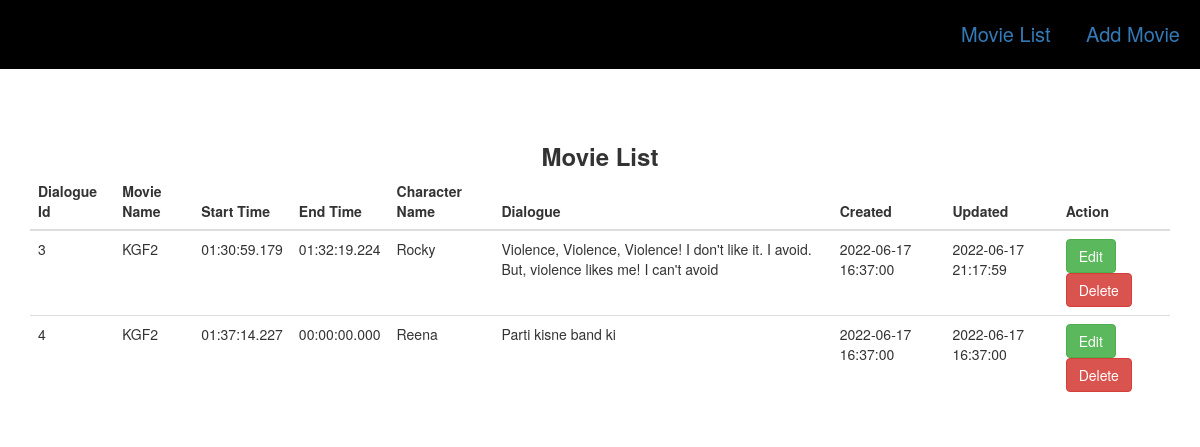
The page /dialogue.php?movieid=6 on the database its author committed.
### tables this page shows
CREATE TABLE `dialogue` (
  `id` int(11) NOT NULL,
  `movieid` int(11) NOT NULL,
  `starttime` time(3) NOT NULL,
  `endtime` time(3) NOT NULL,
  `char_name` varchar(200) NOT NULL,
  `dialogue` text NOT NULL,
  `created` datetime NOT NULL DEFAULT CURRENT_TIMESTAMP,
  `updated` datetime NOT NULL DEFAULT CURRENT_TIMESTAMP ON UPDATE CURRENT_TIMESTAMP
);

CREATE TABLE `movie` (
  `id` int(11) NOT NULL,
  `moviename` varchar(255) NOT NULL,
  `movieduration` time(3) NOT NULL,
  `created` datetime NOT NULL DEFAULT CURRENT_TIMESTAMP,
  `updated` datetime NOT NULL DEFAULT CURRENT_TIMESTAMP ON UPDATE CURRENT_TIMESTAMP
);

### dialogue.php (the view, shortened to what this page needs)
<?php
include 'config.php';
include 'header.php';
if (isset($_GET['movieid'])) {
    $movieid=$_GET['movieid'];
}else{
    header('location: moviedetails.php');
}
?>
<div class="container" style="margin-top: 70px;">
    <div class="row">
        <div class="col-md-12 col-lg-12 pl-0 ">
            <div class="card-body p-6 about-con pabout">
                <div class="card-title text-center mb-4" style="font-size: 24px;">
                    <b>Movie List</b>
                </div>
                <table class="table">
                    <thead>
                        <th>Dialogue Id</th>
                        <th>Movie Name</th>
                        <th>Start Time</th>
                        <th>End Time</th>
                        <th>Character Name</th>
                        <th>Dialogue</th>
                        <th>Created</th>
                        <th>Updated</th>
                        <th>Action</th>
                    </thead>
                    <tbody>
                        <?php
                        $movie=mysqli_query($con,"Select d.*,m.moviename from dialogue as d left join movie as m on d.movieid=m.id where d.movieid='$movieid'");
                        if (mysqli_num_rows($movie)>0) {
                           while ($row=mysqli_fetch_assoc($movie)) {
                        ?>
                        <tr id="rowid<?php echo $row['id'];  ?>">
                            <td><?php echo $row['id'];  ?></td>
                            <td><?php echo $row['moviename'];  ?></td>
                            <td><?php echo $row['starttime'];  ?></td>
                            <td><?php echo $row['endtime'];  ?></td>
                            <td><?php echo $row['char_name'];  ?></td>
                            <td><?php echo $row['dialogue'];  ?></td>
                            <td><?php echo $row['created'];  ?></td>
                            <td><?php echo $row['updated'];  ?></td>
                            <td>
                                <a href="dialogueedit.php?dialogueid=<?php echo $row['id'];  ?>">
                                    <button class="btn btn-success">Edit</button>
                                </a>
                                <button onclick="deltedialogue(<?php echo $row['id'];  ?>)" class="btn btn-danger">Delete</button>
                            </td>
                        </tr>
                        <?php } } ?>
                    </tbody>
                </table>
            </div>
        </div>
    </div>
</div>
<?php include 'footer.php'; ?>

### rows shown on the page
dialogue: id "3", movieid.moviename "KGF2", starttime "01:30:59.179", endtime "01:32:19.224", char_name "Rocky", dialogue "Violence, Violence, Violence! I don't like it. I avoid. But, violence likes me! I can't avoid", created "2022-06-17 16:37:00", updated "2022-06-17 21:17:59"
dialogue: id "4", movieid.moviename "KGF2", starttime "01:37:14.227", endtime "00:00:00.000", char_name "Reena", dialogue "Parti kisne band ki", created "2022-06-17 16:37:00", updated "2022-06-17 16:37:00"
